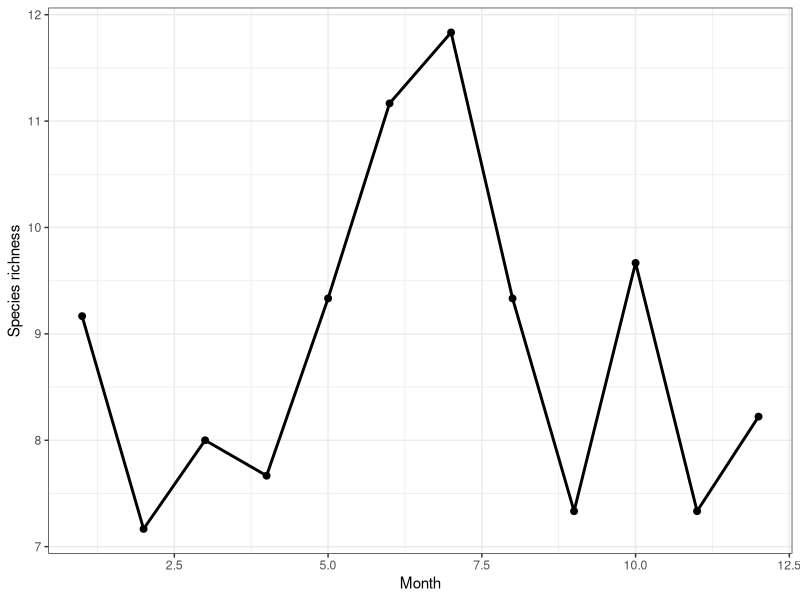
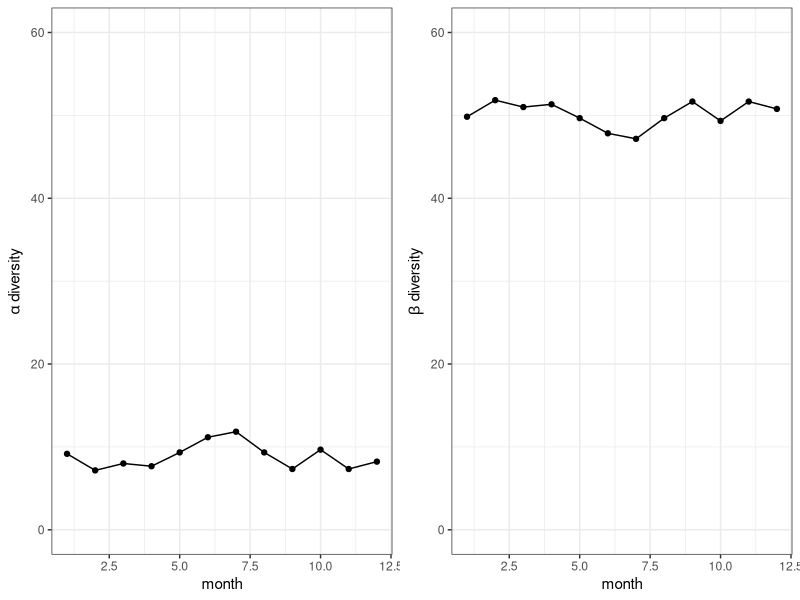
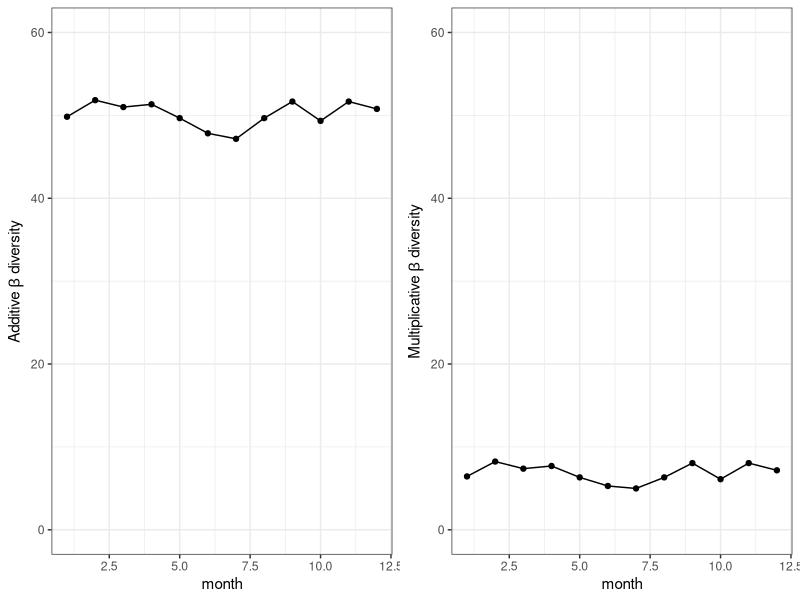
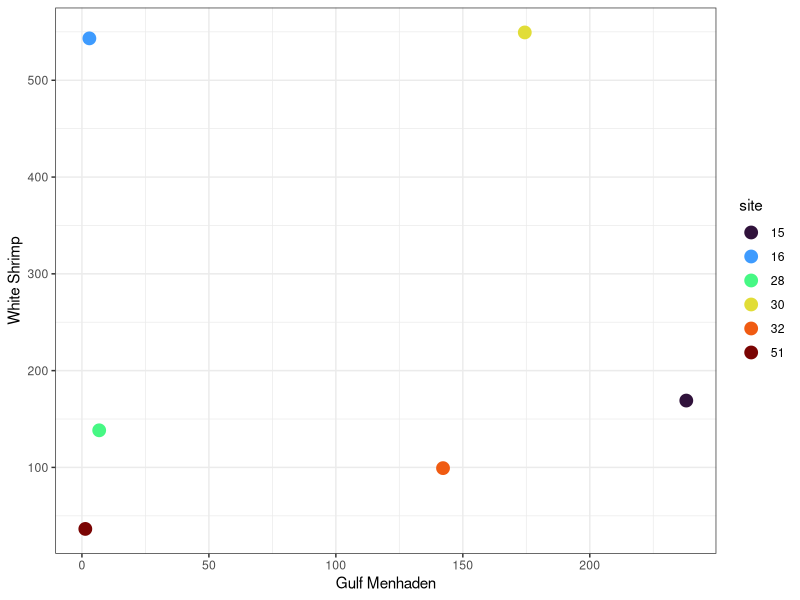
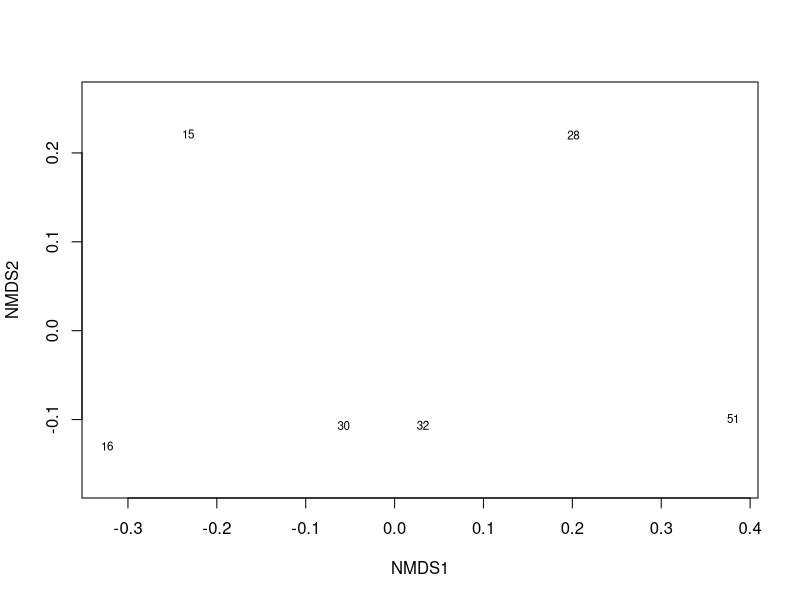
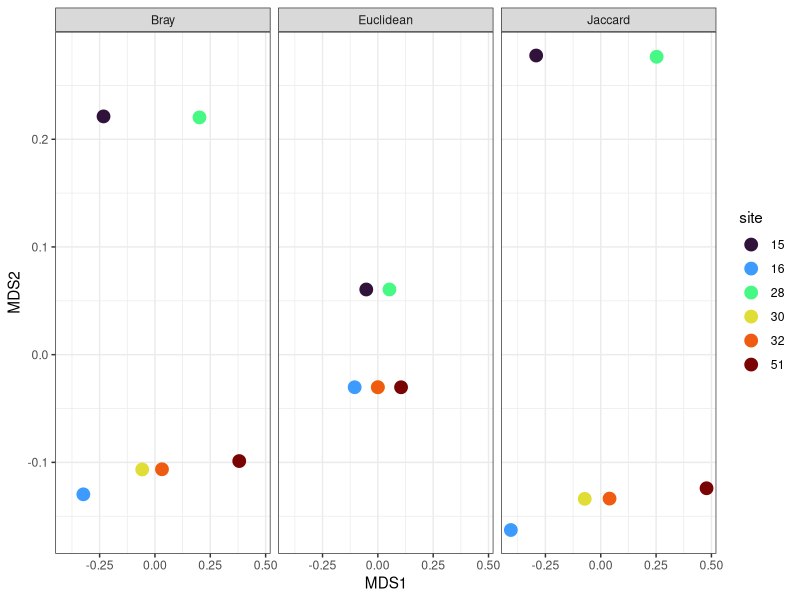
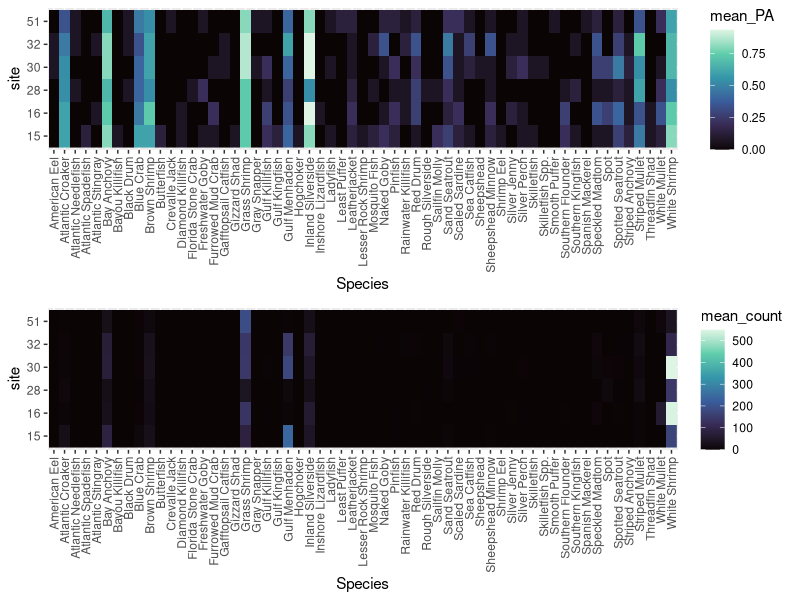

Source code (R) for these figures, in order:
## ---- chunk 1
knitr::opts_chunk$set(collapse = T, cache = T)
## ---- chunk 2
# calculate metrics for each pool

library(tidyverse)

# data in wide format
marsh_w = read_csv('data/Calcasieu.csv') |> 
  mutate(site = as.character(site),
         month = month(date)) 

marsh_w
## ---- chunk 3
library(vegan)

marsh_div = marsh_w |> 
  mutate(richness = specnumber(across(`Speckled Madtom`:`Smooth Puffer`)),
         H = diversity(across(`Speckled Madtom`:`Smooth Puffer`)),
         simp = diversity(across(`Speckled Madtom`:`Smooth Puffer`), "simpson"),
         invsimp = diversity(across(`Speckled Madtom`:`Smooth Puffer`),"inv")) 

#average
average_div = marsh_div |> 
  group_by(month) |> 
  summarize(across(richness:invsimp, list(mean = mean, sd = sd)))

average_div

ggplot(average_div, aes(month, richness_mean))+
  geom_point(size = 2)+
  geom_line(linewidth = 1)+
  labs(x = 'Month', y = 'Species richness')+
  theme_bw()
## ---- chunk 4
# gamma diversity
# convert to long format for plotting
marsh_l = marsh_w |> 
  pivot_longer(cols = 4:62, 
               names_to = "Species", 
               values_to = "Count") 

marsh_l

gammaDiv = length(unique(marsh_l$Species))

# calculate beta diversity
betaDiv = marsh_div |> 
  group_by(month) |> 
  summarise(alpha = mean(richness, na.rm = TRUE),
            gamma = gammaDiv,
            beta_a = gamma - alpha)

# plot 
library(ggpubr)
library(viridis)

a = ggplot(betaDiv, aes(month, alpha))+
  geom_point()+
  geom_line()+
  scale_y_continuous(limits = c(0,60))+
  labs(x = 'month', y = expression(alpha ~ 'diversity'))+
  theme_bw()

b = ggplot(betaDiv, aes(month, beta_a))+
  geom_point()+
  geom_line()+
  scale_y_continuous(limits = c(0,60))+
  labs(x = 'month', y = expression(beta ~ 'diversity'))+
  theme_bw()

ggarrange(a,b,nrow =1, common.legend = T,align = 'h')
## ---- chunk 5
betaDiv = betaDiv |> 
  mutate(beta_m = gamma/alpha)


b = ggplot(betaDiv, aes(month, beta_a))+
  geom_point()+
  geom_line()+
  scale_y_continuous(limits = c(0,60))+
  labs(x = 'month', y = expression('Additive'~ beta ~ 'diversity'))+
  theme_bw()

m = ggplot(betaDiv, aes(month, beta_m))+
  geom_point()+
  geom_line()+
  scale_y_continuous(limits = c(0,60))+
  labs(x = 'month', y = expression('Multiplicative'~beta ~ 'diversity'))+
  theme_bw()

ggarrange(b,m,nrow =1, common.legend = T,align = 'h')
## ---- chunk 6
# filter to 2 species in for visualization
marsh_spp = marsh_w |> 
  group_by(site) |> 
  summarise(across(c(`Gulf Menhaden`, `White Shrimp`), mean)) 

ggplot(marsh_spp, aes(`Gulf Menhaden`, `White Shrimp`, color = site)) +
  geom_point(size = 4)+
  scale_color_viridis_d(option = 'turbo')+
  theme_bw()
## ---- chunk 7
#Example - Euclidean distance between site 15 and site 16

gm_diff = marsh_spp$`Gulf Menhaden`[1] - marsh_spp$`Gulf Menhaden`[2] #Atya abundance pool 0 - pool 13
ws_diff = marsh_spp$`White Shrimp`[1] - marsh_spp$`White Shrimp`[2] #MAC abundance pool 0 - pool 13

sqrt(gm_diff^2+ws_diff^2)
## ---- chunk 8
#First, lets create a community species matrix for average at each site

marsh_comm = marsh_w |> 
  group_by(site) |> 
  summarise(across(`Speckled Madtom`:`Smooth Puffer`, mean)) |> 
  column_to_rownames(var = "site")

# converts to dataframe
marsh_comm 

euc_dist = vegdist(marsh_comm, method = "euclidean")
euc_dist

bray_dist = vegdist(marsh_comm, method = "bray")
bray_dist
## ---- chunk 9
jac_dist = vegdist(marsh_comm, method = "jaccard")
jac_dist

mean(jac_dist)
## ---- chunk 10
marsh.nmds.bc = metaMDS(marsh_comm, distance = "bray", k = 2, try = 100)
marsh.nmds.ec = metaMDS(marsh_comm, distance = "euclidean", k = 2, try = 100)
marsh.nmds.jc = metaMDS(marsh_comm, distance = "jaccard", k = 2, try = 100)

plot(marsh.nmds.bc, display = "sites", type = "text")
## ---- chunk 11
nmds_output = bind_rows(bc = data.frame(marsh.nmds.bc[["points"]]),
                        ec = data.frame(marsh.nmds.ec[["points"]]),
                        jc = data.frame(marsh.nmds.jc[["points"]])) |> 
  mutate(site = rep(unique(marsh_spp$site), times = 3),
         Dissimilarity = rep(c("Bray", "Euclidean", "Jaccard"),
                             each = length(unique(site))))

ggplot(nmds_output, aes(MDS1, MDS2, color = as.factor(site)))+
  geom_point(size = 4)+ 
  facet_wrap(~Dissimilarity)+
  labs(color = 'site')+
  scale_color_viridis_d(option = 'turbo')+
  theme_bw()
## ---- chunk 12
marsh_spp.2 = marsh_l |>
  mutate(PA = if_else(Count > 0, 1, 0)) |> 
  group_by(site, Species) |> 
  summarise(mean_count = mean(Count, na.rm = TRUE),
            mean_PA = mean(PA, na.rm = TRUE)) 


## ---- chunk 13
PA_dist = ggplot(marsh_spp.2, aes(x = Species, y = site, fill = mean_PA))+
  geom_raster()+
  scale_fill_viridis_c(option = 'mako')+
  labs(y = 'site')+
  theme(axis.text.x = element_text(angle = 90, vjust = 0.5, hjust=1))

Co_dist = ggplot(marsh_spp.2, aes(x = Species, y = site, fill = mean_count))+
  geom_raster()+
  scale_fill_viridis_c(option = 'mako')+
  labs(y = 'site')+ 
  theme(axis.text.x = element_text(angle = 90, vjust = 0.5, hjust=1))

ggarrange(PA_dist, Co_dist,
          nrow = 2, align = 'v')
